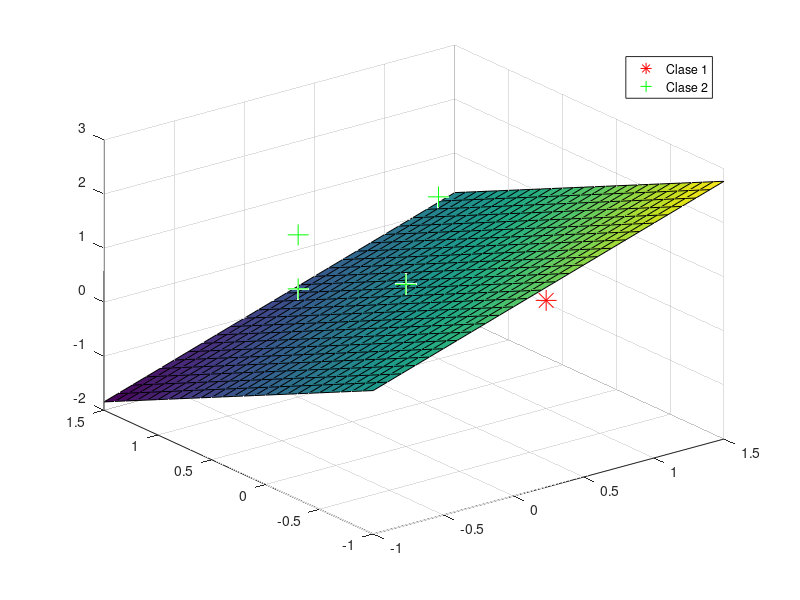

The MATLAB source for this figure:
clc 
clear all 
close all
warning off all

%Autores:
%Martinez Luna Adad Marcel
%Johan Campos Ocampo
%Jose María (chema)
%fecha: 17/11/22

%este programa hace uso de un perceptron en 3 dimensiones, de tal manera
%que permite clasificar un cubo unitario que posee 2 clases con un plano
%tridimensional, se intento con combinaciones de ejes (xy,xz,yz) pero itera
%ba infinitamente.

%Declaración de clases

clas1_x=[0,1,1,1];
clas1_y=[0,0,0,1];
clas1_z=[0,0,1,0];


clas2_x=[0,0,0,1];
clas2_y=[0,1,1,1];
clas2_z=[1,1,0,1];

clas1 = [clas1_x;clas1_y;clas1_z];

clas2 = [clas2_x;clas2_y;clas2_z];

%perceptron de 3 dimensiones

iteraciones=1; %contador de iteraciones
x0=1; 
w0=1;
r=6; %tiene que ser mayor a 1, con 1 falla
w1=1; 
w2=1;
w3=1;
cambios=[1,1,1,1,1,1,1,1]; %arreglo que detecta los cambios
ind=1; %contador de los elementos dentro de la clase

%calculos
%En este caso podria haberce hecho recursivamente, pero es más laborioso
while (cambios(1)==1 || cambios(2)==1 || cambios(3)==1 || cambios(4)==1) || ind~=9
    %X_n^T W>=0 => X_n in C_1 --> Wn+1 = Wn-rXn
    %X_n^T W<=0 => X_n in C_2 --> Wn+rXn
    %r>0
    %fprintf("\nIteración %d \n",iteraciones_xy);
    if ind == 1
        fprintf("\n+++++++++++++++++++++++++++++__%d__++++++++++++++++++++++++++++++++++\n",iteraciones);
    end
    if ind < 5 && iteraciones == 1
        fprintf("******\n[%d , %d]\n",clas1(1,ind),clas1(2,ind));
        X=[clas1(1,ind),clas1(2,ind),clas1(3,ind),x0]%x
        W=[w1,w2,w3,w0]%w
        Wt=W';%trans w
        fsal=X*Wt
        Xt=X';
        if fsal >=0
            fprintf("\nMala clasificación \n");
            Wt=Wt-(r*Xt);
            W=Wt';%w
            cambios(ind)=1;
        else
            cambios(ind)=0;
        end
    elseif ind < 5 && iteraciones > 1
        fprintf("******\n[%d , %d]\n",clas1(1,ind),clas1(2,ind));
        X=[clas1(1,ind),clas1(2,ind),clas1(3,ind),x0]%x
        fsal=X*Wt
        Xt=X';
        W
        if fsal >=0
            fprintf("\nMala clasificación \n");
            Wt=Wt-(r*Xt);
            W=Wt';%w
            cambios(ind)=1;
        else
            cambios(ind)=0;
        end
    else
        if ind > 8
            ind=8;
        end
        x1=clas2(1,ind-4);
        x2=clas2(2,ind-4);
        x3=clas2(3,ind-4);
        fprintf("\n    ----------------------------------------    \n");
        fprintf("******\n[%d , %d]\n",x1,x2);
        X=[x1,x2,x3,x0]%x
        W
        Wt=W';
        fsal=X*Wt
        if fsal <=0
            fprintf("\nMala clasificación \n");
            Xt=X';
            Wt=Wt+(r*Xt);
            W=Wt';%w
            cambios(ind)=1;
            if ind == 5
                temp2=W;
                f_temp2 = fsal;
                vecx2=X;
            end
        else
            cambios(ind)=0;
            c_xy = cambios(ind);
            if ind == 8 && (cambios(1)==1 || cambios(2)==1 || cambios(3)==1 || cambios(4)==1)
                ind=0;
                iteraciones = iteraciones +1;
                fprintf("\n+++++++++++++++++++++++++++++++++++++++++++++++++++++++++++++++++++\n");
            end
        end
    end
        
ind = ind+1;
        
end
fprintf("Iteraciones: %d\n%f x1 + %f x2 + %f x3 = 1\n",iteraciones,Wt(1),Wt(2),Wt(3));


%Sección del ploteo tridimensional
plot3(clas1(1,:),clas1(2,:),clas1(3,:),'r*','MarkerFaceColor','r','MarkerSize',15);
hold on
grid on
plot3(clas2(1,:),clas2(2,:),clas2(3,:),'g+','MarkerFaceColor','g','MarkerSize',15);
[x,y]=meshgrid(-1:0.1:1.5);
z=(Wt(1)/-Wt(3))*x+(Wt(2)/-Wt(3))*y+0.5;
surf(x,y,z);

legend('Clase 1','Clase 2');